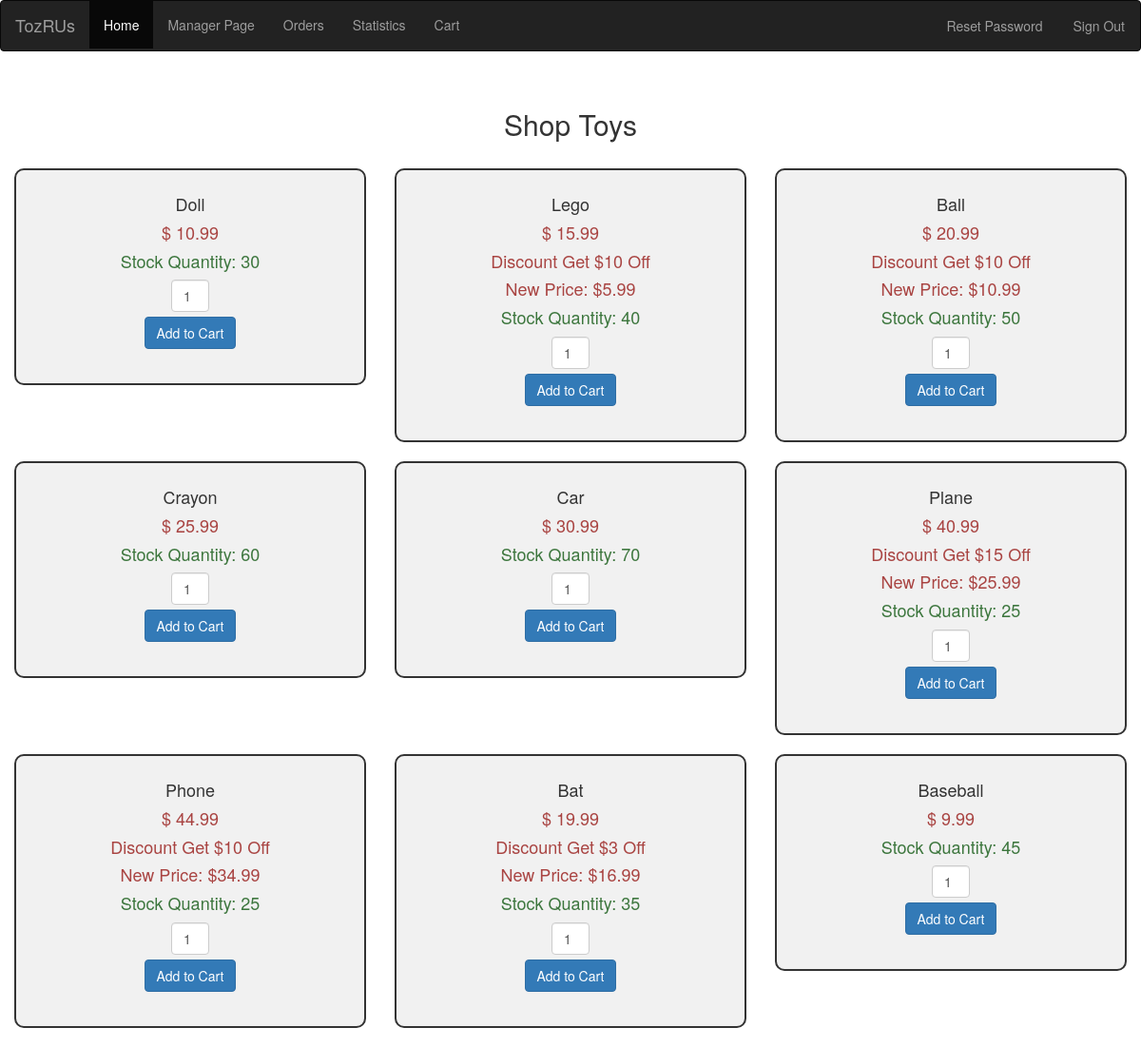
Page /items.php (signed in) on the committed database.
### tables this page shows
create table Items(Product_Id INT NOT NULL, Product_name VARCHAR(30), Product_Quantity INT NOT NULL, Product_Price DOUBLE, Discount DOUBLE, Image LONGBLOB, 
	PRIMARY KEY (Product_Id));

### items.php (the view, shortened to what this page needs)
<?php
require_once "config.php";
$permission = $_SESSION["permission"];
?>
<!DOCTYPE html>
<html lang="en">
<head>
    <link rel="stylesheet" href="https://cdnjs.cloudflare.com/ajax/libs/font-awesome/4.7.0/css/font-awesome.min.css">
    <link rel="stylesheet" href="https://maxcdn.bootstrapcdn.com/bootstrap/3.3.7/css/bootstrap.css">
</head>
<body>
    <nav class="navbar navbar-inverse">
        <div class="container-fluid">
            <div class="navbar-header">
              <a class="navbar-brand" href="#">TozRUs</a>
          </div>
          <ul class="nav navbar-nav">
              <li class="active"><a href="#">Home</a></li>
              <?php if ($permission == 3)
              echo '<li><a href="manager.php">Manager Page</a></li>
              <li><a href="orders.php">Orders</a></li>
              <li><a href="statistics.php">Statistics</a></li>';
               ?>
               <li><a href="cart.php">Cart</a></li>
          </ul>
          <ul class="nav navbar-nav navbar-right">
             <li><a  href="reset-password.php" class="btn btn-outline-danger">Reset Password</a></li>
              <li><a  href="logout.php" class="btn btn-outline-danger">Sign Out</a></li>
          </ul>
      </div>
    </nav>
    <br/>
    <div class="conatainer" style = "width: 1200px;" >
        <h2 align = "center"> Shop Toys </h2> <br/>
        <?php
        $sql = "SELECT * FROM Items ORDER BY Product_Id ASC";
        $result = $link->query($sql);
        while($row = $result->fetch_assoc()) {
            ?>
            <div class = "col-md-4" >
                <form action="<?php echo htmlspecialchars($_SERVER["PHP_SELF"]); ?>" method="post">
                    <div id ="thumbnail" align = "center">
                        <h4 class= "test-info"> <?php echo $row["Product_name"]; ?> </h4>
                        <h4 class = "text-danger">$ <?php echo $row["Product_Price"];?> </h4>
                        <?php if ($row["Discount"] !== NULL && $row["Discount"] != 0) { ?>
                        <h4 class = "text-danger">Discount Get $<?php echo $row["Discount"];?> Off </h4>
                        <h4 class = "text-danger">New Price: $<?php echo $row["Product_Price"]-$row["Discount"];?> </h4>
                        <?php } ?>
                          <?php if (($permission === 2 || $permission == 3) && ($row["Product_Quantity"] > 10)) { ?>
                        <h4 class = "text-success">Stock Quantity: <?php echo $row["Product_Quantity"];?> </h4>
                        <?php }  ?>
                        <input type = "text" name = "quantity" class = "form-control" value = "1"
                        style = "width: 40px;"/>
                        <input type = "submit" name = "add_to_cart" style = "margin-top: 5px" class="btn btn-primary"
                        value = "Add to Cart" />
                        <br><br>
                    </div>
                    <br>
                </form>
            </div>
            <?php
        }
        ?>
    </div>
    <br>
</body>
</html>

### items.php (style rules this page uses)
#thumbnail { border: 2px, solid #333; background-color:#f1f1f1; border-radius: 10px; padding:16px; }

### rows in the picture
items: Product_name "Doll", Product_Price "10.99", Product_Quantity "30"
items: Product_name "Lego", Product_Price "15.99", Discount "10", $row["Product_Price"]-$row["Discount"] "5.99", Product_Quantity "40"
items: Product_name "Ball", Product_Price "20.99", Discount "10", $row["Product_Price"]-$row["Discount"] "10.99", Product_Quantity "50"
items: Product_name "Crayon", Product_Price "25.99", Product_Quantity "60"
items: Product_name "Car", Product_Price "30.99", Product_Quantity "70"
items: Product_name "Plane", Product_Price "40.99", Discount "15", $row["Product_Price"]-$row["Discount"] "25.99", Product_Quantity "25"
items: Product_name "Phone", Product_Price "44.99", Discount "10", $row["Product_Price"]-$row["Discount"] "34.99", Product_Quantity "25"
items: Product_name "Bat", Product_Price "19.99", Discount "3", $row["Product_Price"]-$row["Discount"] "16.99", Product_Quantity "35"
items: Product_name "Baseball", Product_Price "9.99", Product_Quantity "45"
